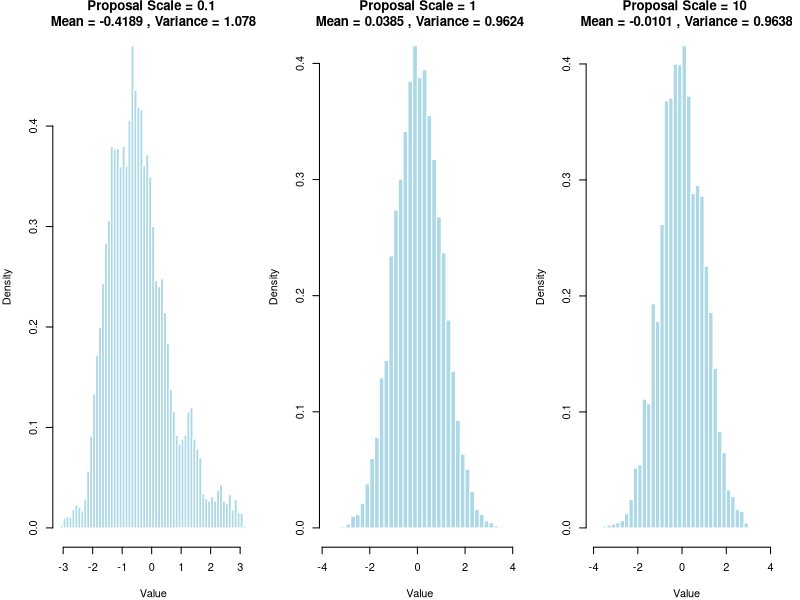
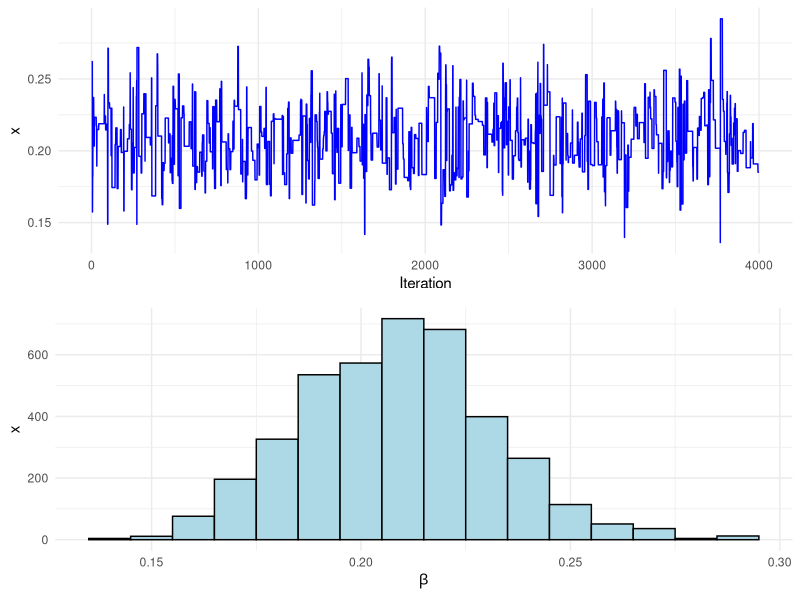
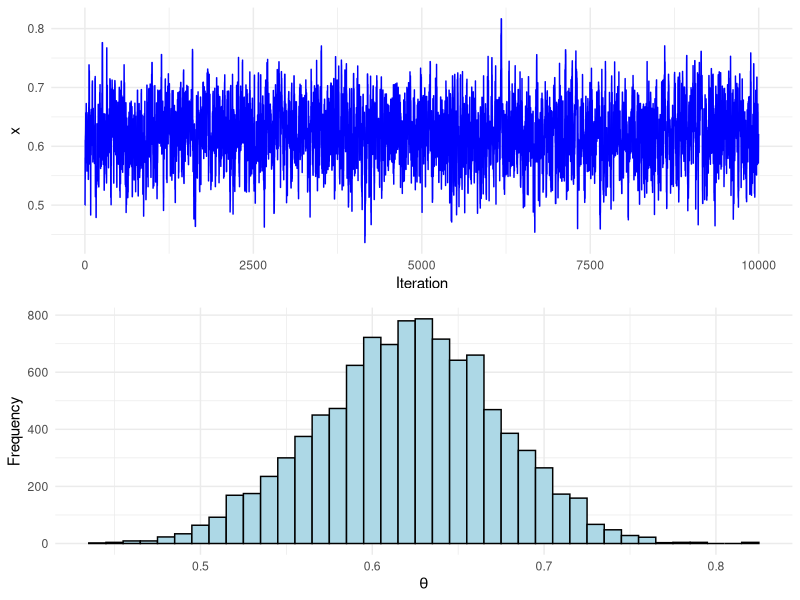

Write R code to recreate these figures, in order.
## ---- chunk 1
set.seed(675)
library(dplyr)
library(ggplot2)
library(gridExtra)
## ---- chunk 2
# Generate N(0,1) samples using random walk Metropolis algorithm
metropolis_sampler <- function(proposal_scale, num_samples) {
  # Initialize variables
  x <- numeric(num_samples)
  x[1] <- rnorm(1)  # Initial value

  # Target distribution (standard normal)
  target_pdf <- function(x) exp(-0.5*x^2) / sqrt(2*pi)

  # Metropolis algorithm
  for (t in 2:num_samples) {
    # Generate candidate from proposal distribution
    y <- runif(1, x[t - 1] - proposal_scale, x[t - 1] + proposal_scale)

    # Compute acceptance probability
    alpha <- target_pdf(y) / target_pdf(x[t-1])

    # Accept or reject the candidate
    if (runif(1) < min(1, alpha)) {
      x[t] <- y
    } else {
      x[t] <- x[t - 1]
    }
  }

  return(x)
}

# Parameters
proposal_scales <- c(0.1, 1, 10)
num_samples <- 20000

# Generate samples for each proposal scale
samples <- lapply(proposal_scales, function(scale) {
  metropolis_sampler(scale, num_samples)
})

# Calculate means and variances
means <- sapply(samples, mean)
variances <- sapply(samples, var)

# Plot histograms
par(mfrow = c(1, length(proposal_scales)), mar=c(4, 4, 2, 1))
for (i in 1:length(proposal_scales)) {
  hist(samples[[i]], breaks = 50,
       main = paste("Proposal Scale =", proposal_scales[i],
                    "\nMean =", round(means[i], 4), ", Variance =",
                    round(variances[i], 4)),
       xlab = "Value", prob = TRUE, col = "lightblue", border = "white")
}

# Create a data frame for mean and variance comparison
results <- data.frame(Proposal_Scale = proposal_scales,
                      Mean = means, Variance = variances)
print(results)
## ---- chunk 3
# Function to calculate the likelihood
# Parameters
m <- 5000  # Length of the chain
burn <- 1000  # Burn-in time
win <- c(82, 72, 45, 34, 17)  # Observed frequencies of winners
num_samples <- m + burn  # Total number of samples

# Define the target density function (without the constant)
prob <- function(beta, win) {
  if (beta < 0 || beta >= 0.5) {
    return(0)
  }
  return((1 / 3)^win[1] *
           ((1 - beta) / 3)^win[2] *
           ((1 - 2 * beta) / 3)^win[3] *
           ((2 * beta) / 3)^win[4] * (beta / 3)^win[5])
}

# Independent Metropolis-Hastings Algorithm
beta <- numeric(m)           # the chain
beta[1] <- runif(1, 0, 0.5)  # initial value for beta
for (i in 2:m) {
  # Proposal distribution: Uniform(0, 0.5)
  beta_proposed <- runif(1, 0, 0.5)

  # Acceptance probability
  alpha <- prob(beta_proposed, win) / prob(beta[i - 1], win)

  # Accept or reject the proposal
  if (runif(1) < alpha) {
    beta[i] <- beta_proposed
  } else {
    beta[i] <- beta[i - 1]
  }
}

# Burn-in period
beta_burn <- beta[(burn + 1):m]

# Print the mean of the posterior samples for beta
print(paste("The mean is", round(mean(beta_burn), 5)))



# Combine chain and histogram data into a data frame
data <- data.frame(Iteration = seq_along(beta_burn),
                   Beta = beta_burn)

# Line plot of the chain
line_plot <- ggplot(data, aes(x = Iteration, y = Beta)) +
  geom_line(color = "blue") +
  labs(x = "Iteration", y = "x") +
  theme_minimal()

# Histogram distribution of beta
histogram_plot <- ggplot(data, aes(x = Beta)) +
  geom_histogram(binwidth = 0.01, fill = "lightblue", color = "black") +
  labs(x = expression(beta), y = "x") + theme_minimal()

# Combine plots
combined_plot <- grid.arrange(line_plot, histogram_plot, ncol = 1)
## ---- chunk 4
# Define the observed sample
observed_counts <- c(125, 18, 20, 34)
total_animals <- sum(observed_counts)

# Function to calculate the likelihood
likelihood <- function(theta, observed_counts) {
  multinomial_prob <- c(0.5 + theta / 4,
                        (1 - theta) / 4,
                        (1 - theta) / 4,
                        theta / 4)
  return(prod(dmultinom(observed_counts,
                        size = total_animals,
                        prob = multinomial_prob)))
}

# Function to calculate the prior
prior <- function(theta) {
  if (theta >= 0 && theta <= 1) {
    return(1)  # Flat prior U(0, 1)
  } else {
    return(0)
  }
}

# Function to calculate the posterior
posterior <- function(theta, observed_counts) {
  likelihood_val <- likelihood(theta, observed_counts)
  prior_val <- prior(theta)
  return(likelihood_val * prior_val)
}

# Random-walk Metropolis sampler
metropolis_sampler <- function(num_samples, theta_initial,
                               observed_counts, proposal_sd) {
  theta <- numeric(num_samples)
  theta[1] <- theta_initial  # Initial value

  for (t in 2:num_samples) {
    # Propose a new theta from a normal distribution centered at the current value
    theta_proposed <- rnorm(1, theta[t-1], proposal_sd)

    # Calculate acceptance ratio
    alpha <- posterior(theta_proposed, observed_counts) /
      posterior(theta[t - 1], observed_counts)

    # Accept or reject the proposal
    if (runif(1) < min(1, alpha)) {
      theta[t] <- theta_proposed
    } else {
      theta[t] <- theta[t - 1]
    }
  }

  return(theta)
}

# Parameters
num_samples <- 10000
theta_initial <- 0.5  # Initial value for theta
proposal_sd <- 0.05  # Standard deviation of the proposal distribution

# Run Random-walk Metropolis sampler
theta_samples <- metropolis_sampler(num_samples, theta_initial,
                                    observed_counts, proposal_sd)

# Print the mean of the posterior samples for beta
print(paste("The mean is", round(mean(theta_samples), 5)))


# Create data frame for plotting
data <- data.frame(iteration = seq_along(theta_samples),
                   theta = theta_samples)

# Line plot of the chain
line_plot <- ggplot(data, aes(x = iteration, y = theta)) +
  geom_line(color = "blue") +
  labs(x = "Iteration", y = "x") +
  theme_minimal()

# Histogram distribution of theta
histogram_plot <- ggplot(data, aes(x = theta)) +
  geom_histogram(binwidth = 0.01, fill = "lightblue", color = "black") +
  labs(x = expression(theta), y = "Frequency") + theme_minimal()

# Combine plots
combined_plot <- grid.arrange(line_plot, histogram_plot, ncol = 1)
## ---- chunk 5

